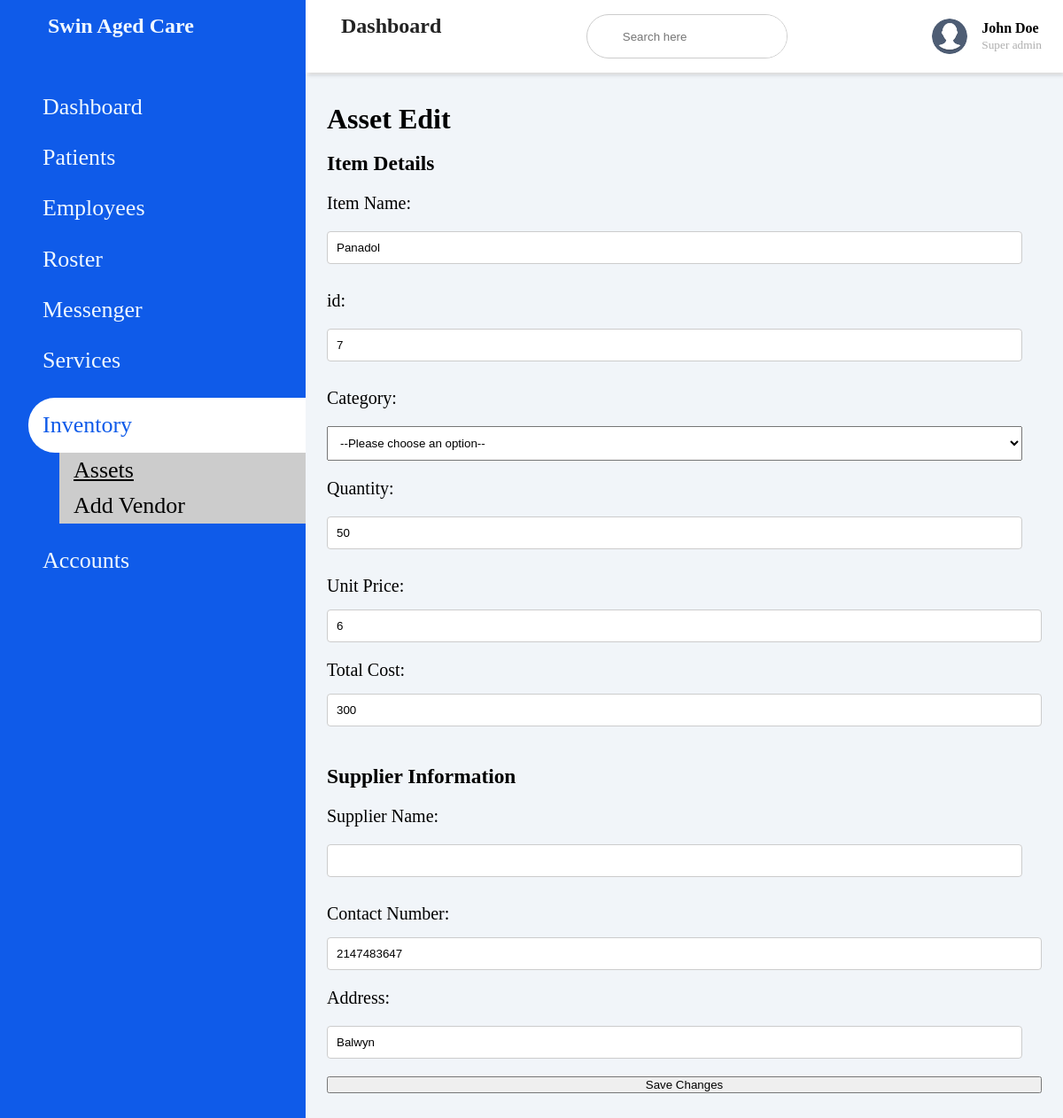
Page /Admin/InventoryEdit.php?id=7 on the committed database.
### tables this page shows
CREATE TABLE `medicine` (
  `id` int(11) NOT NULL,
  `ItemName` varchar(100) DEFAULT NULL,
  `Supplier` varchar(100) DEFAULT NULL,
  `phone` int(15) NOT NULL,
  `address` varchar(50) NOT NULL,
  `category` enum('medicine','medical','food','hygiene','linen') NOT NULL,
  `unit_price` int(100) NOT NULL,
  `total` int(100) NOT NULL,
  `Quantity` int(11) DEFAULT NULL
);

### Admin/InventoryEdit.php (the view, shortened to what this page needs)
<!DOCTYPE html >
<html lang="en">
<head>
<link rel= "stylesheet" href= "https://maxst.icons8.com/vue-static/landings/line-awesome/line-awesome/1.3.0/css/line-awesome.min.css" >
<link rel="stylesheet" href="patient.css">
</head>
<body>
    <div class="sidebar">
        <div class="sidebar-brand">
            <h2><span class="las la-clinic-medical"></span> <span>Swin Aged Care</span></h2>
        </div>
        <div class="sidebar-menu">
            <ul>
                <li>
                    <a href="homepage.php" class=""><span class="las la-igloo"></span>
                    <span>Dashboard</span></a>
                </li>
                <li>
                    <a href="patient_form.php" class=""><span class="lab la-accessible-icon"></span>
                    <span>Patients</span></a>
                </li>
                <li>
                    <a href="addEmployee.html"><span class="las la-users"></span>
                    <span>Employees</span></a>
                </li>
                <li>
                    <a href="Roster.html" class=""><span class="las la-clipboard-list"></span>
                    <span>Roster</span></a>
                </li>
                <li>
                    <a href="messenger.php"><span class="las la-receipt"></span>
                    <span>Messenger</span></a>
                </li>
                <li>
                    <a href="Service.php" class=""><span class="las la-bell"></span>
                    <span>Services</span></a>
                </li>
                <li>
                    <a href="Inventory.php" class="active"><span class="las la-receipt"></span>
                    <span>Inventory</span></a>
                    <div class="sub-menu">
                        <a href="" class="sub-item1"><i class="las la-angle-right"></i>Assets</a>
                        <a href="Vendor.php" class="sub-item"><i class="las la-angle-right"></i>Add Vendor</a>
                    </div>
                </li>
                <li>
                    <a href="account.php"><span class="las la-user-circle"></span>
                    <span>Accounts</span></a>
                </li>
            </ul>
        </div>
    </div>
    <div class="main-content">
        <header>
            <h2>
                <label for="nav-toggle">
                    <span class="las la-bars"></span>
                    Dashboard
                </label>
            </h2>
            <div class="search-wrapper">
                <input type="search" placeholder="Search here">
            </div>
            <div class="user-wrapper">
                <img src="Profile.png" width="40px" height="40px" alt="">
                <div>
                    <h4>John Doe</h4>
                    <small>Super admin</small>
                </div>
            </div>
        </header>
        <main>
        <?php
            $servername = "localhost";
            $username = "root";
            $password = "";
            $dbname = "admin";
            $conn = new mysqli($servername, $username, $password, $dbname);
                if (isset($_GET['id'])) {
                    $id = $_GET['id'];
                } elseif (isset($_POST['id'])) {
                    $id = $_POST['id'];
                }
                        $selectSQL = "SELECT * FROM medicine WHERE id = '$id'";
                        $result = $conn->query($selectSQL);
                        if ($result->num_rows > 0) {
                            $row = $result->fetch_assoc();
                    ?>
            <h1>Asset Edit</h1>
            <br>
            <form  method="POST" action="">
                <h3>Item Details</h3>
                    <label for="item-name">Item Name:</label>
                    <input type="text" id="item-name" name="ItemName" value="<?php echo $row['ItemName']; ?>">
                    <label for="item-name">id:</label>
                    <input type="text" id="item-name" name="id" value="<?php echo $row['id']; ?>" readonly>
                    <label for="category">Category:</label>
                    <select id="category" name="category" onchange="showTable()">
                        <option value="">--Please choose an option--</option>
                    </select>
                    <label for="item-quantity">Quantity:</label>
                    <input type="text" id="item-quantity" name="Quantity" value="<?php echo $row['Quantity'] ?>">
                    <label for="unit-price">Unit Price:</label>
                    <input type="number" id="unit-price" name="unit_price" step="0.01" value="<?php echo $row['unit_price']; ?>">
                    <label for="total-cost">Total Cost:</label>
                    <input type="number" id="total-cost" name="total" step="0.01" value="<?php echo $row['total']; ?>">
                <br>
                <h3>Supplier Information</h3>
                    <label for="supplier-name">Supplier Name:</label>
                    <input type="text" id="supplier-name" name="Supplier" value="<?php echo $row['Supplier'] ?>">
                    <label for="supplier-contact">Contact Number:</label>
                    <input type="tel" id="supplier-contact" name="phone" value="<?php echo $row['phone']; ?>">
                    <label for="supplier-address">Address:</label>
                    <input type="text" id="supplier-address" name="address" value="<?php echo $row['address']; ?>">
                    <input type="submit" name="update" value="Save Changes">
            </form>
            <?php
                } else {
                    echo "No details found for the specified vendor.";
                }
            ?>
        </main>
    </div>
</body>
</html>

### Admin/patient.css (style rules this page uses)
* { padding: 0; margin: 0; box-sizing: border-box; list-style-type: none; text-decoration: none; }
.sidebar { width: 345px; position: fixed; left: 0; top: 0; height: 100%; background: #0f5be9; z-index: 100; transition: width 300ms; }
.sidebar-brand { height: 90px; padding: 1rem 0rem 1rem 2rem; color: aliceblue; }
.sidebar-brand h2 span { display: inline-block; padding-right: 1rem; }
.sidebar-menu { margin-top: 1rem; }
.sidebar-menu li { width: 100%; margin-bottom: 1.7rem; padding-left: 2rem; }
.sidebar-menu a { padding-left: 1rem; display: block; color: aliceblue; font-size: 26px; }
.sidebar-menu a.active { background: #fff; padding-top: 1rem; padding-bottom: 1rem; color:#0f5be9; border-radius: 30px 0px 0px 30px; }
.sub-menu a { margin-left: 35px; background-color:#ccc; color: black; }
.sub-item, .sub-item1 { padding: 5px; }
.sub-item1 { text-decoration: underline; }
.main-content { transition: margin-left 300ms; margin-left: 345px; }
header { display: flex; justify-content: space-between; padding: 1rem 1.5rem; box-shadow: 2px 2px 5px rgba(0,0,0,0.2); position: fixed; left: 345px; width: calc(100% - 345px); top: 0; background-color: #fff; }
header h2 { color: #222; }
header label span { font-size: 1.5rem; padding-right: 1rem; }
.search-wrapper { border: 1px solid #ccc; border-radius: 30px; height: 50px; display: flex; align-items: center; overflow-x: hidden; }
.search-wrapper input { height: 100%; padding: .5rem; border: none; outline: none; }
.user-wrapper { display: flex; align-items: center; }
.user-wrapper img { border-radius: 50%; margin-right: 1rem; }
.user-wrapper h4 { margin-bottom: 0; }
.user-wrapper small { display: inline-block; color: #aeaeae; margin-top: -3px; }
main { margin-top: 84px; padding: 2rem 1.5rem; background: #f1f5f9; min-height: calc(100vh - 90px); }
form { display: grid; grid-gap: 10px; font-size: 20px; }
label { display: block; margin-bottom: 5px; }
input[type="text"], input[type="date"] { width: 100%; padding: 8px; margin-top: 2px; margin-bottom: 10px; box-sizing: border-box; display: block; }
input[type="text"], input[type="tel"], input[type="email"], input[type="number"] { width: 100%; padding: 10px; border: 1px solid #ccc; border-radius: 4px; }
#category { width: calc(100% - 22px); padding: 10px; margin-top: 5px; }
form > label { margin-top: 10px; display: block; }
input[type="text"], input[type="date"] { width: calc(100% - 22px); padding: 10px; margin-top: 5px; }

### rows in the picture
medicine: ItemName "Panadol", id "7", Quantity "50", unit_price "6", total "300", phone "2147483647", address "Balwyn"
